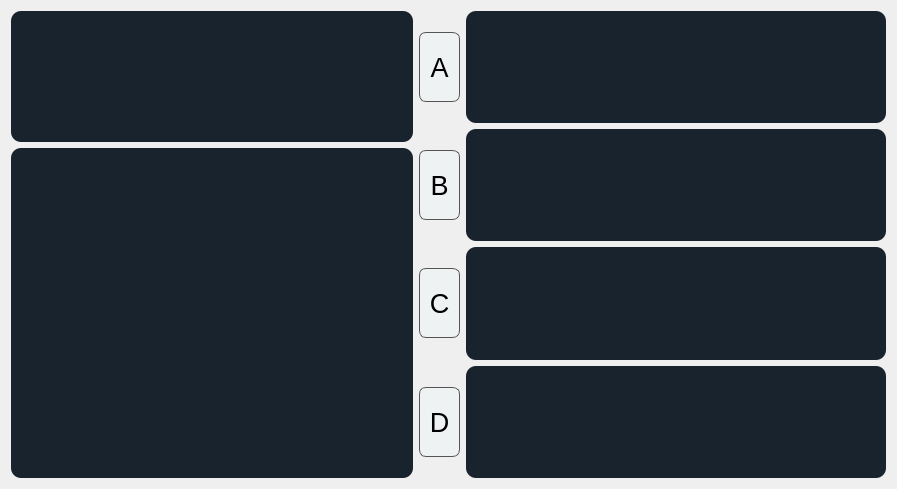
<?xml version="1.0" encoding="UTF-8"?>
<ui version="4.0">
 <class>Form</class>
 <widget class="QWidget" name="Form">
  <property name="geometry">
   <rect>
    <x>0</x>
    <y>0</y>
    <width>897</width>
    <height>489</height>
   </rect>
  </property>
  <property name="windowTitle">
   <string>Form</string>
  </property>
  <layout class="QHBoxLayout" name="horizontalLayout_5">
   <item>
    <layout class="QVBoxLayout" name="verticalLayout_2">
     <item>
      <widget class="QTextEdit" name="txtEdit_preg">
       <property name="minimumSize">
        <size>
         <width>400</width>
         <height>90</height>
        </size>
       </property>
       <property name="maximumSize">
        <size>
         <width>440</width>
         <height>150</height>
        </size>
       </property>
       <property name="styleSheet">
        <string notr="true">  background-color: #19232D;
  border: 0px solid #32414B;
  padding: 0px;
  color: #F0F0F0;
  selection-background-color: #1464A0;
  selection-color: #F0F0F0;

	border-radius: 10;</string>
       </property>
      </widget>
     </item>
     <item>
      <widget class="QLabel" name="bel_pregImage">
       <property name="minimumSize">
        <size>
         <width>400</width>
         <height>330</height>
        </size>
       </property>
       <property name="maximumSize">
        <size>
         <width>440</width>
         <height>700</height>
        </size>
       </property>
       <property name="styleSheet">
        <string notr="true">  background-color: #19232D;
  border: 0px solid #32414B;
  padding: 0px;
  color: #F0F0F0;
  selection-background-color: #1464A0;
  selection-color: #F0F0F0;

	border-radius: 10;</string>
       </property>
       <property name="text">
        <string/>
       </property>
      </widget>
     </item>
    </layout>
   </item>
   <item>
    <layout class="QVBoxLayout" name="verticalLayout">
     <item>
      <layout class="QHBoxLayout" name="horizontalLayout">
       <item>
        <widget class="QPushButton" name="btn_respA">
         <property name="minimumSize">
          <size>
           <width>41</width>
           <height>41</height>
          </size>
         </property>
         <property name="maximumSize">
          <size>
           <width>70</width>
           <height>70</height>
          </size>
         </property>
         <property name="font">
          <font>
           <pointsize>20</pointsize>
          </font>
         </property>
         <property name="styleSheet">
          <string notr="true">background-color:#EEF2F3;
border-radius: 7px;
border: 1px solid #555;</string>
         </property>
         <property name="text">
          <string>A</string>
         </property>
        </widget>
       </item>
       <item>
        <widget class="QTextEdit" name="txtEdit_respA">
         <property name="minimumSize">
          <size>
           <width>420</width>
           <height>110</height>
          </size>
         </property>
         <property name="maximumSize">
          <size>
           <width>700</width>
           <height>200</height>
          </size>
         </property>
         <property name="styleSheet">
          <string notr="true">  background-color: #19232D;
  border: 0px solid #32414B;
  padding: 0px;
  color: #F0F0F0;
  selection-background-color: #1464A0;
  selection-color: #F0F0F0;

	border-radius: 10;</string>
         </property>
        </widget>
       </item>
      </layout>
     </item>
     <item>
      <layout class="QHBoxLayout" name="horizontalLayout_4">
       <item>
        <widget class="QPushButton" name="btn_respB">
         <property name="minimumSize">
          <size>
           <width>41</width>
           <height>41</height>
          </size>
         </property>
         <property name="maximumSize">
          <size>
           <width>70</width>
           <height>70</height>
          </size>
         </property>
         <property name="font">
          <font>
           <pointsize>20</pointsize>
          </font>
         </property>
         <property name="styleSheet">
          <string notr="true">background-color:#EEF2F3;
border-radius: 7px;
border: 1px solid #555;</string>
         </property>
         <property name="text">
          <string>B</string>
         </property>
        </widget>
       </item>
       <item>
        <widget class="QTextEdit" name="txtEdit_respB">
         <property name="minimumSize">
          <size>
           <width>380</width>
           <height>100</height>
          </size>
         </property>
         <property name="maximumSize">
          <size>
           <width>700</width>
           <height>200</height>
          </size>
         </property>
         <property name="styleSheet">
          <string notr="true">  background-color: #19232D;
  border: 0px solid #32414B;
  padding: 0px;
  color: #F0F0F0;
  selection-background-color: #1464A0;
  selection-color: #F0F0F0;

	border-radius: 10;</string>
         </property>
        </widget>
       </item>
      </layout>
     </item>
     <item>
      <layout class="QHBoxLayout" name="horizontalLayout_3">
       <item>
        <widget class="QPushButton" name="btn_respC">
         <property name="minimumSize">
          <size>
           <width>41</width>
           <height>41</height>
          </size>
         </property>
         <property name="maximumSize">
          <size>
           <width>70</width>
           <height>70</height>
          </size>
         </property>
         <property name="font">
          <font>
           <pointsize>20</pointsize>
          </font>
         </property>
         <property name="styleSheet">
          <string notr="true">background-color:#EEF2F3;
border-radius: 7px;
border: 1px solid #555;</string>
         </property>
         <property name="text">
          <string>C</string>
         </property>
        </widget>
       </item>
       <item>
        <widget class="QTextEdit" name="txtEdit_respC">
         <property name="minimumSize">
          <size>
           <width>380</width>
           <height>110</height>
          </size>
         </property>
         <property name="maximumSize">
          <size>
           <width>700</width>
           <height>200</height>
          </size>
         </property>
         <property name="styleSheet">
          <string notr="true">  background-color: #19232D;
  border: 0px solid #32414B;
  padding: 0px;
  color: #F0F0F0;
  selection-background-color: #1464A0;
  selection-color: #F0F0F0;

	border-radius: 10;</string>
         </property>
        </widget>
       </item>
      </layout>
     </item>
     <item>
      <layout class="QHBoxLayout" name="horizontalLayout_2">
       <item>
        <widget class="QPushButton" name="btn_respD">
         <property name="minimumSize">
          <size>
           <width>41</width>
           <height>41</height>
          </size>
         </property>
         <property name="maximumSize">
          <size>
           <width>70</width>
           <height>70</height>
          </size>
         </property>
         <property name="font">
          <font>
           <pointsize>20</pointsize>
          </font>
         </property>
         <property name="styleSheet">
          <string notr="true">background-color:#EEF2F3;
border-radius: 7px;
border: 1px solid #555;</string>
         </property>
         <property name="text">
          <string>D</string>
         </property>
        </widget>
       </item>
       <item>
        <widget class="QTextEdit" name="txtEdit_respD">
         <property name="minimumSize">
          <size>
           <width>380</width>
           <height>110</height>
          </size>
         </property>
         <property name="maximumSize">
          <size>
           <width>700</width>
           <height>200</height>
          </size>
         </property>
         <property name="styleSheet">
          <string notr="true">  background-color: #19232D;
  border: 0px solid #32414B;
  padding: 0px;
  color: #F0F0F0;
  selection-background-color: #1464A0;
  selection-color: #F0F0F0;

	border-radius: 10;</string>
         </property>
        </widget>
       </item>
      </layout>
     </item>
    </layout>
   </item>
  </layout>
 </widget>
 <resources/>
 <connections/>
</ui>
